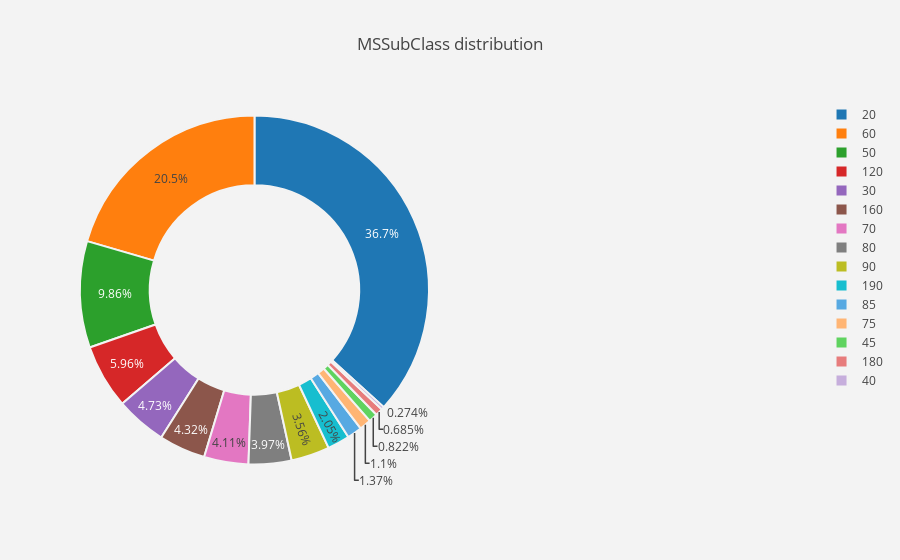
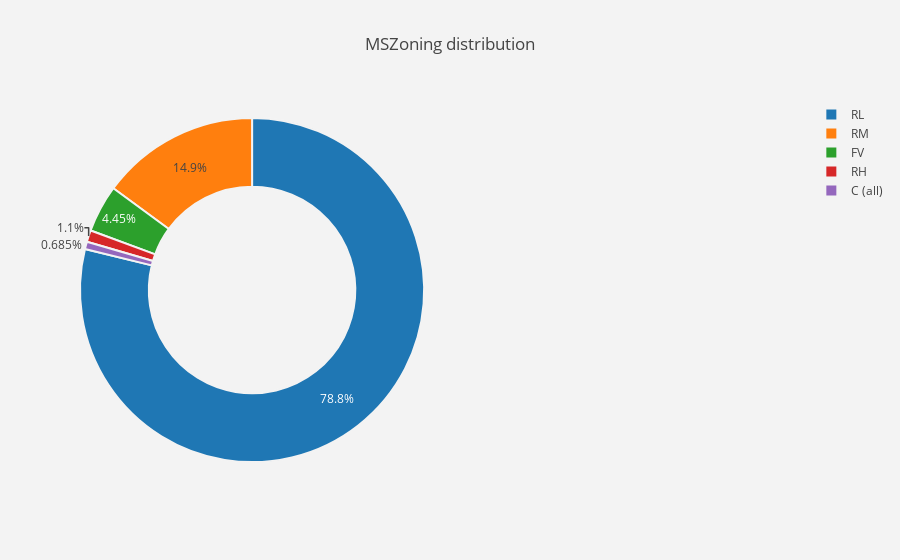
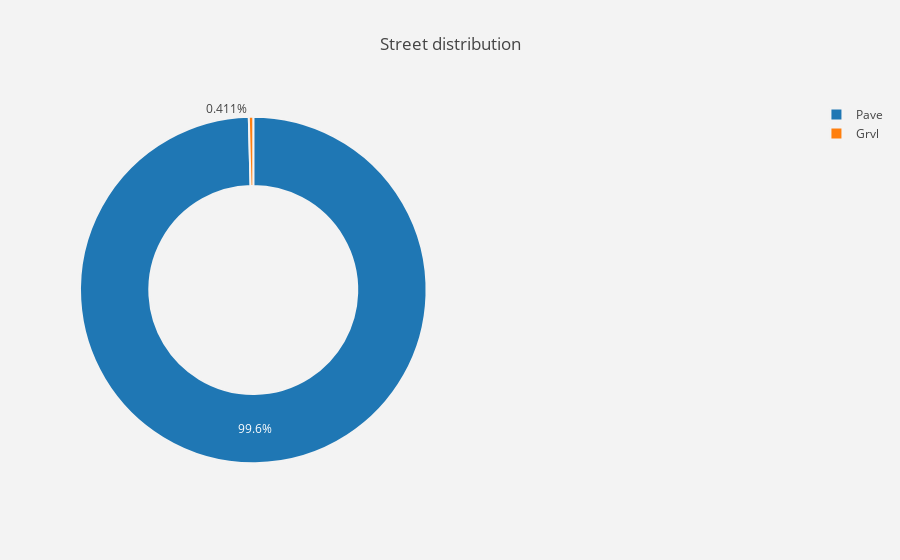
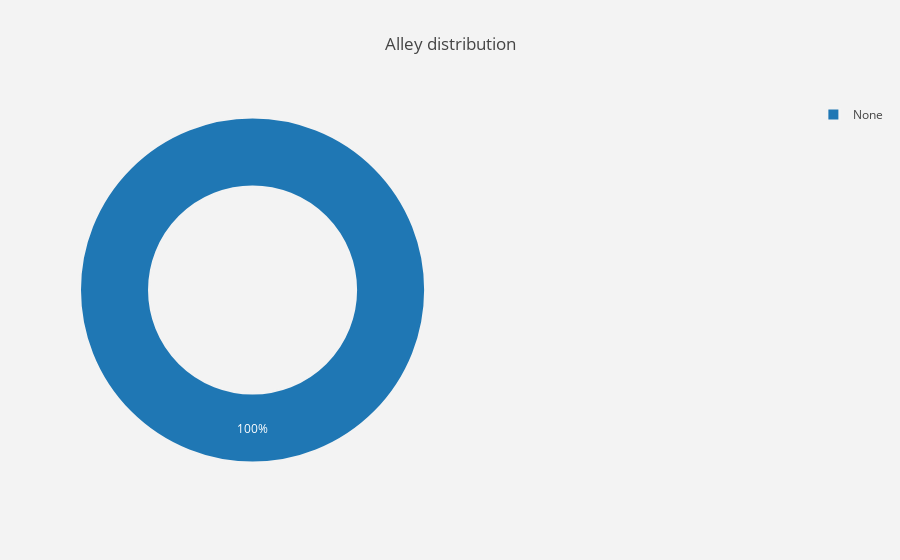

The code cell stored with these charts, in order, in its notebook:
### Code cell
#for all categorical columns plot pie
for i in cat_cols :
    plot_pie(df_train,i)
    
#for all categorical columns plot histogram    
for i in num_cols :
    histogram(df_train, i)

### Figure 1 — Plotly figure (JSON) as saved in the notebook; plotly's stock layout.template omitted (floating-point values rounded to 4 significant figures)
{"data": [{"domain": {"x": [0, 0.48]}, "hole": 0.6, "hoverinfo": "label+percent+name", "labels": [20, 60, 50, 120, 30, 160, 70, 80, 90, 190, 85, 75, 45, 180, 40], "marker": {"line": {"color": "rgb(243,243,243)", "width": 2}}, "type": "pie", "uid": "2c2c1100-4554-43c5-9707-a67f87a1fd97", "values": [536, 299, 144, 87, 69, 63, 60, 58, 52, 30, 20, 16, 12, 10, 4]}], "layout": {"paper_bgcolor": "rgb(243,243,243)", "plot_bgcolor": "rgb(243,243,243)", "title": {"text": "MSSubClass distribution "}}}

### Figure 2 — Plotly figure (JSON) as saved in the notebook; plotly's stock layout.template omitted (floating-point values rounded to 4 significant figures)
{"data": [{"domain": {"x": [0, 0.48]}, "hole": 0.6, "hoverinfo": "label+percent+name", "labels": ["RL", "RM", "FV", "RH", "C (all)"], "marker": {"line": {"color": "rgb(243,243,243)", "width": 2}}, "type": "pie", "uid": "83182f8f-dbe2-481a-97a2-981b239712ab", "values": [1151, 218, 65, 16, 10]}], "layout": {"paper_bgcolor": "rgb(243,243,243)", "plot_bgcolor": "rgb(243,243,243)", "title": {"text": "MSZoning distribution "}}}

### Figure 3 — Plotly figure (JSON) as saved in the notebook; plotly's stock layout.template omitted (floating-point values rounded to 4 significant figures)
{"data": [{"domain": {"x": [0, 0.48]}, "hole": 0.6, "hoverinfo": "label+percent+name", "labels": ["Pave", "Grvl"], "marker": {"line": {"color": "rgb(243,243,243)", "width": 2}}, "type": "pie", "uid": "891da00a-2a47-4557-b2a5-debe65682db0", "values": [1454, 6]}], "layout": {"paper_bgcolor": "rgb(243,243,243)", "plot_bgcolor": "rgb(243,243,243)", "title": {"text": "Street distribution "}}}

### Figure 4 — Plotly figure (JSON) as saved in the notebook; plotly's stock layout.template omitted (floating-point values rounded to 4 significant figures)
{"data": [{"domain": {"x": [0, 0.48]}, "hole": 0.6, "hoverinfo": "label+percent+name", "labels": ["None"], "marker": {"line": {"color": "rgb(243,243,243)", "width": 2}}, "type": "pie", "uid": "3764dfd8-05d2-4576-9736-49c1583687cd", "values": [1460]}], "layout": {"paper_bgcolor": "rgb(243,243,243)", "plot_bgcolor": "rgb(243,243,243)", "title": {"text": "Alley distribution "}}}
